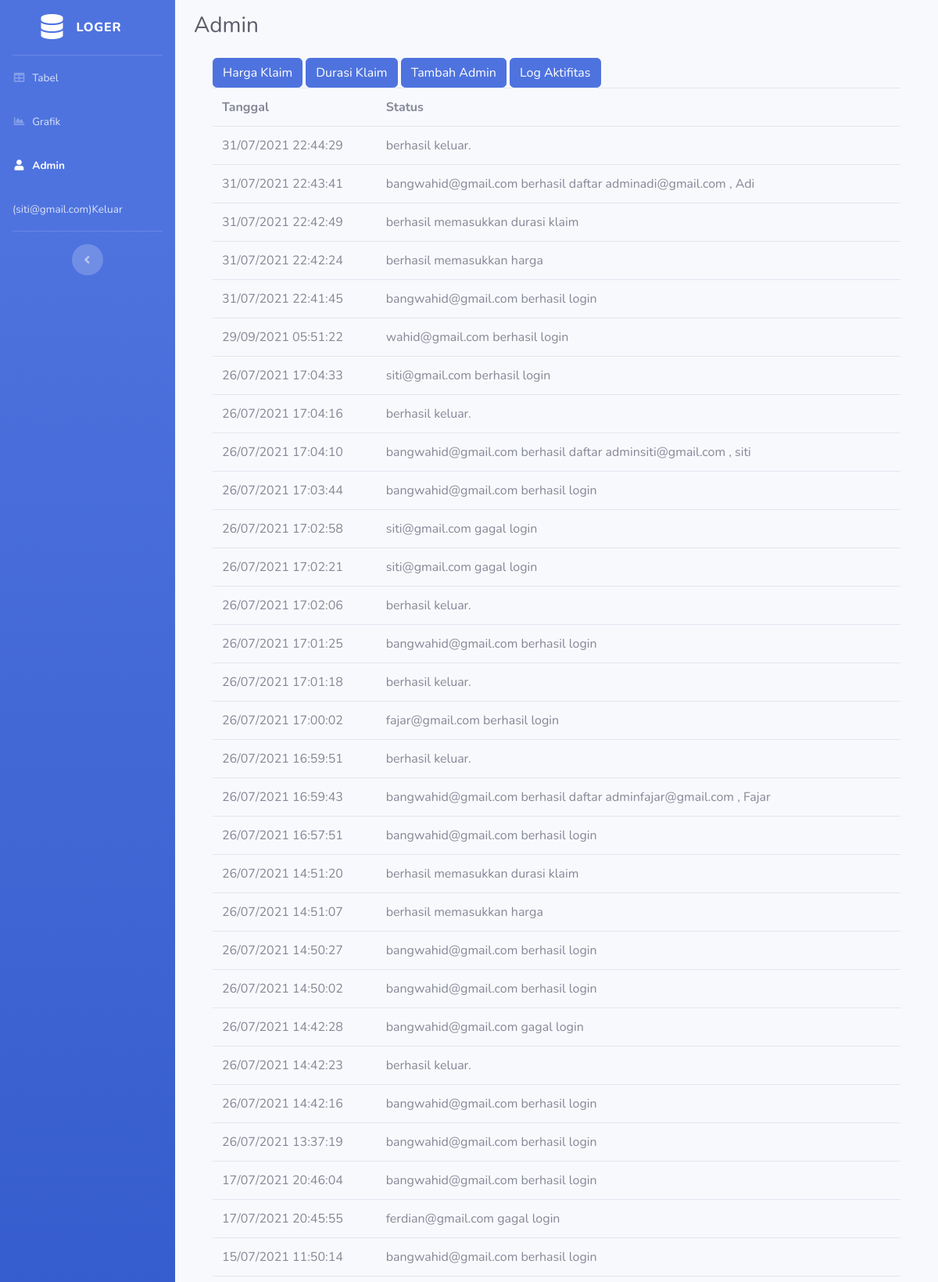
/log_aktifitas.php (signed in, upper part), run on the app's committed database.
### tables this page shows
CREATE TABLE `log_aktifitas` (
  `tanggal` varchar(100) NOT NULL,
  `status` varchar(10000) NOT NULL
);

### log_aktifitas.php (the view, shortened to what this page needs)
<!DOCTYPE html>
<html lang="en">
<head>
    <link href="assets/vendor/fontawesome-free/css/all.min.css" rel="stylesheet" type="text/css">
    <link href="assets/css/sb-admin-2.min.css" rel="stylesheet">
</head>
<body id="page-top">
    <div id="wrapper">
        <ul class="navbar-nav bg-gradient-primary sidebar sidebar-dark accordion" id="accordionSidebar">
            <a class="sidebar-brand d-flex align-items-center justify-content-center" href="masuk.php">
                <div class="sidebar-brand-icon">
                    <i class="fas fa-database"></i>
                </div>
                <div class="sidebar-brand-text mx-3">LOGER</div>
            </a>
            <hr class="sidebar-divider my-0">
            <li class="nav-item">
                <a class="nav-link" href="log.php">
                    <i class="fas fa-fw fa-table"></i>
                    <span>Tabel</span></a>
            </li>
            <li class="nav-item">
                <a class="nav-link" href="grafik.php">
                    <i class="fas fa-fw fa-chart-area"></i>
                    <span>Grafik</span></a>
            </li>
            <li class="nav-item active">
                <a class="nav-link" href="home_admin.php">
                    <i class="fas fa-fw fa-user"></i>
                    <span>Admin</span></a>
            </li>
            <li class="nav-item">
                <a class="nav-link" href="logout.php">
                    <?php
                    $email = $_SESSION["email"];
                    ?>
                    <span>(<?php echo $email; ?>)Keluar</span></a>
            </li>
            <hr class="sidebar-divider d-none d-md-block">
            <div class="text-center d-none d-md-inline">
                <button class="rounded-circle border-0" id="sidebarToggle"></button>
            </div>
        </ul>
        <div id="content-wrapper" class="d-flex flex-column">
            <div id="content">
                <nav class="navbar">
                </nav>
                <div class="container-fluid">
                    <div class="d-sm-flex align-items-center justify-content-between mb-4">
                        <h1 class="h3 mb-0 text-gray-800">Admin</h1>
                    </div>
                    <div class="container">
                    <a href="harga_klaim.php" class="btn btn-primary">Harga Klaim</a>
                    <a href="durasi_klaim.php" class="btn btn-primary">Durasi Klaim</a>
                    <a href="daftar_admin.php" class="btn btn-primary">Tambah Admin</a>
                    <a href="log_aktifitas.php" class="btn btn-primary">Log Aktifitas</a>
                    <?php
                    include "koneksi.php";
                    $log_aktifitas = mysqli_query($koneksi,"SELECT * FROM log_aktifitas ORDER BY tanggal DESC");
                    ?>
                    <table class="table bordered">
                        <tr>
                            <th>Tanggal</th>
                            <th>Status</th>
                        </tr>
                        <?php
                        while($res_log = mysqli_fetch_array($log_aktifitas)) {
                        ?>
                        <tr>
                            <td><?php echo $res_log["tanggal"]; ?></td>
                            <td><?php echo $res_log["status"]; ?></td>
                        </tr>
                        <?php
                };
                    ?>
                    </table>
                </div>
        </div>
    </div>
</body>
</html>

### data on the page
log_aktifitas: tanggal "31/07/2021 22:44:29", status "berhasil keluar."
log_aktifitas: tanggal "31/07/2021 22:43:41", status "bangwahid@gmail.com berhasil daftar adminadi@gmail.com , Adi"
log_aktifitas: tanggal "31/07/2021 22:42:49", status "berhasil memasukkan durasi klaim"
log_aktifitas: tanggal "31/07/2021 22:42:24", status "berhasil memasukkan harga"
log_aktifitas: tanggal "31/07/2021 22:41:45", status "bangwahid@gmail.com berhasil login"
log_aktifitas: tanggal "29/09/2021 05:51:22", status "wahid@gmail.com berhasil login"
log_aktifitas: tanggal "26/07/2021 17:04:33", status "siti@gmail.com berhasil login"
log_aktifitas: tanggal "26/07/2021 17:04:16", status "berhasil keluar."
log_aktifitas: tanggal "26/07/2021 17:04:10", status "bangwahid@gmail.com berhasil daftar adminsiti@gmail.com , siti"
log_aktifitas: tanggal "26/07/2021 17:03:44", status "bangwahid@gmail.com berhasil login"
log_aktifitas: tanggal "26/07/2021 17:02:58", status "siti@gmail.com gagal login"
log_aktifitas: tanggal "26/07/2021 17:02:21", status "siti@gmail.com gagal login"
log_aktifitas: tanggal "26/07/2021 17:02:06", status "berhasil keluar."
log_aktifitas: tanggal "26/07/2021 17:01:25", status "bangwahid@gmail.com berhasil login"
log_aktifitas: tanggal "26/07/2021 17:01:18", status "berhasil keluar."
log_aktifitas: tanggal "26/07/2021 17:00:02", status "fajar@gmail.com berhasil login"
log_aktifitas: tanggal "26/07/2021 16:59:51", status "berhasil keluar."
log_aktifitas: tanggal "26/07/2021 16:59:43", status "bangwahid@gmail.com berhasil daftar adminfajar@gmail.com , Fajar"
log_aktifitas: tanggal "26/07/2021 16:57:51", status "bangwahid@gmail.com berhasil login"
log_aktifitas: tanggal "26/07/2021 14:51:20", status "berhasil memasukkan durasi klaim"
log_aktifitas: tanggal "26/07/2021 14:51:07", status "berhasil memasukkan harga"
log_aktifitas: tanggal "26/07/2021 14:50:27", status "bangwahid@gmail.com berhasil login"
log_aktifitas: tanggal "26/07/2021 14:50:02", status "bangwahid@gmail.com berhasil login"
log_aktifitas: tanggal "26/07/2021 14:42:28", status "bangwahid@gmail.com gagal login"
log_aktifitas: tanggal "26/07/2021 14:42:23", status "berhasil keluar."
log_aktifitas: tanggal "26/07/2021 14:42:16", status "bangwahid@gmail.com berhasil login"
log_aktifitas: tanggal "26/07/2021 13:37:19", status "bangwahid@gmail.com berhasil login"
log_aktifitas: tanggal "17/07/2021 20:46:04", status "bangwahid@gmail.com berhasil login"
log_aktifitas: tanggal "17/07/2021 20:45:55", status "ferdian@gmail.com gagal login"
log_aktifitas: tanggal "15/07/2021 11:50:14", status "bangwahid@gmail.com berhasil login"

### other printed values
$email "siti@gmail.com"
